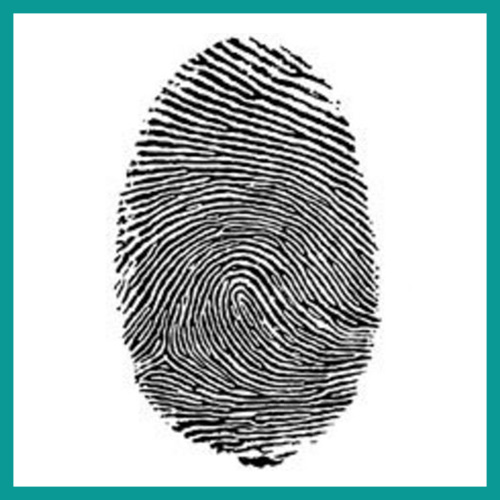
#> input picture BSCOMPUTER ENGINEERING/4th YEAR OF COMPUTER ENGINEERING/7th SEMESTER/DIGITAL IMAGE PROCESSING/MIDTERM PERPEARTIONPROGRAMS/fingerprint1.jpg, 500 x 500 px
$ python final1.py
#> lines starting #> are read from the running program, lines starting #| are printed output that depends on the picture; after the words box and inside, x2 and y2 are one past the last pixel; in counts of white or black regions, pixels touching at a corner belong together
#convert a grayscale fingerprint imaage into pesudo-color using intensity slicing
import cv2
import numpy as np
import matplotlib.pyplot as plt
image_path = ("fingerprint1.jpg")
gray_img = cv2.imread(image_path, cv2.IMREAD_GRAYSCALE)
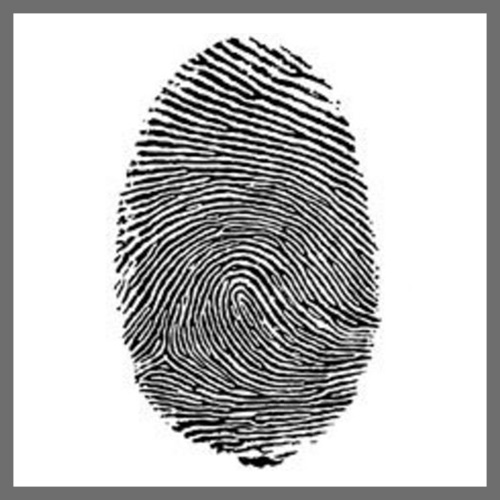
#> gray_img: shape (500, 500); min 0, max 255, mean 191.5
def pseudoColor(img):
    img = cv2.normalize(img, None, 0, 255, cv2.NORM_MINMAX).astype(np.uint8)
    color_map = [
        (0, (255, 0, 0)),
        (68, (0, 255, 0)),
        (148, (0, 255, 255)),
        (190, (0, 0, 255)),
        (255, (255, 255, 255))
    ]
    pseudo_color_img = np.zeros((*img.shape, 3), dtype=np.uint8)
    for i in range(len(color_map) - 1):
        lower, color1 = color_map[i]
        upper, color2 = color_map[i + 1]
        mask = (img >= lower) & (img < upper)
        pseudo_color_img[mask] = color1
#> this loop made 4 passes
#> pass 1, in pseudoColor, `mask = (img >= lower) & (img < upper)`:
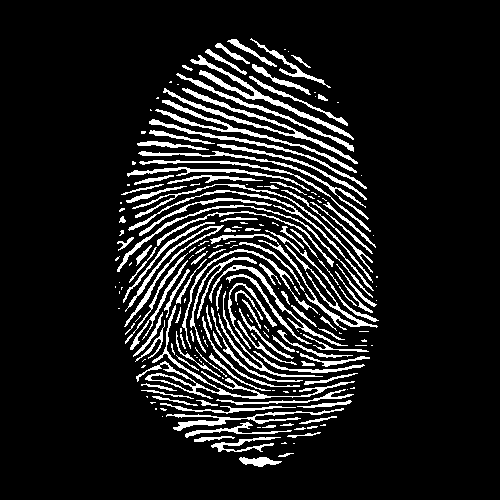
#> mask: shape (500, 500) bool; 11.8% white in thin lines or dots, all inside (x1, y1, x2, y2) = (115, 38, 379, 467)
#> pass 2, in pseudoColor, `mask = (img >= lower) & (img < upper)`:
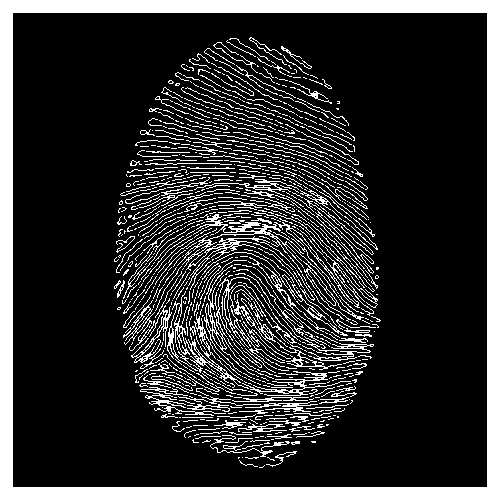
#> mask: shape (500, 500) bool; 19.6% white; 1064 white regions (819 under 20 px), largest, box (x1, y1, x2, y2) and area: (0, 0, 500, 500) 25324, (177, 214, 360, 308) 1474, (174, 312, 249, 389) 747
#> pass 3, in pseudoColor, `mask = (img >= lower) & (img < upper)`:
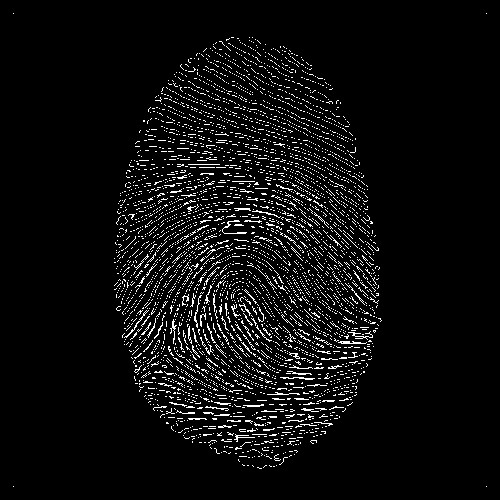
#> mask: shape (500, 500) bool; 5.3% white in thin lines or dots, all inside (x1, y1, x2, y2) = (13, 13, 487, 487)
#> after the loop:
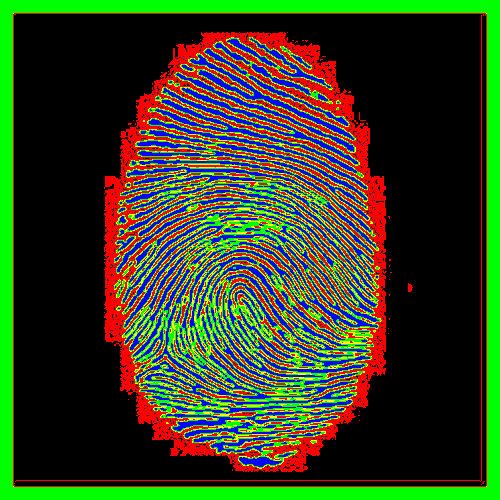
#> pseudo_color_img: shape (500, 500, 3); mean of channels 0, 1, 2 30.1, 63.6, 50; drawn as B, G, R
    return pseudo_color_img
pseudo_color_img = pseudoColor(gray_img)
plt.figure(figsize=(12,6))
plt.subplot(1,3,1)
plt.title("Grayscale Image")
plt.imshow(gray_img, cmap='gray')
plt.axis('off')
plt.subplot(1,2,2)
plt.title("Pseudo-colored Image")
plt.imshow(cv2.cvtColor(pseudo_color_img, cv2.COLOR_BGR2RGB))
plt.axis('off')
plt.show()
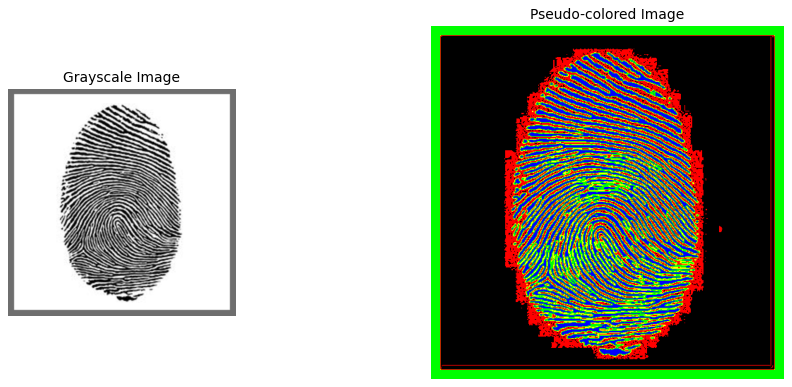
#> figure drawn by matplotlib, 2 panels

$ run again, with BSCOMPUTER ENGINEERING/4th YEAR OF COMPUTER ENGINEERING/7th SEMESTER/DIGITAL IMAGE PROCESSING/MIDTERM PERPEARTIONPROGRAMS/APPLEANDTREE.jpg copied over BSCOMPUTER ENGINEERING/4th YEAR OF COMPUTER ENGINEERING/7th SEMESTER/DIGITAL IMAGE PROCESSING/MIDTERM PERPEARTIONPROGRAMS/fingerprint1.jpg
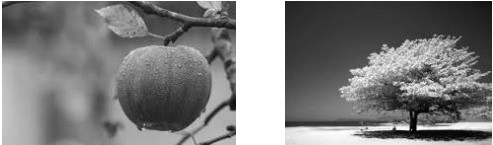
#> input picture BSCOMPUTER ENGINEERING/4th YEAR OF COMPUTER ENGINEERING/7th SEMESTER/DIGITAL IMAGE PROCESSING/MIDTERM PERPEARTIONPROGRAMS/APPLEANDTREE.jpg, 493 x 145 px
#> gray_img is the input picture: shape (145, 493); min 0, max 255, mean 125.9
#> the loop in pseudoColor, `for i in range(len(color_map) - 1):` made 4 passes
#> pass 1, in pseudoColor, `mask = (img >= lower) & (img < upper)`:
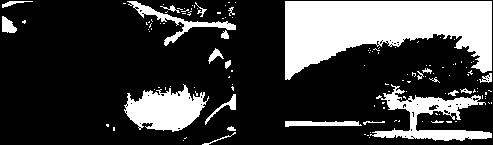
#> mask: shape (145, 493) bool; 24.7% white; 129 white regions (105 under 20 px), largest, box (x1, y1, x2, y2) and area: (285, 1, 492, 80) 10366, (124, 84, 209, 132) 2440, (370, 84, 492, 141) 2343
#> `plt.show()`:
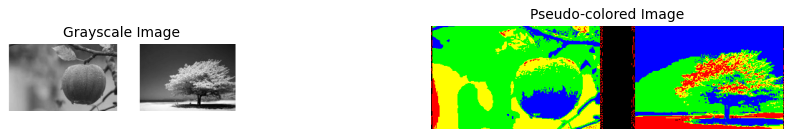
#> figure drawn by matplotlib, 2 panels
